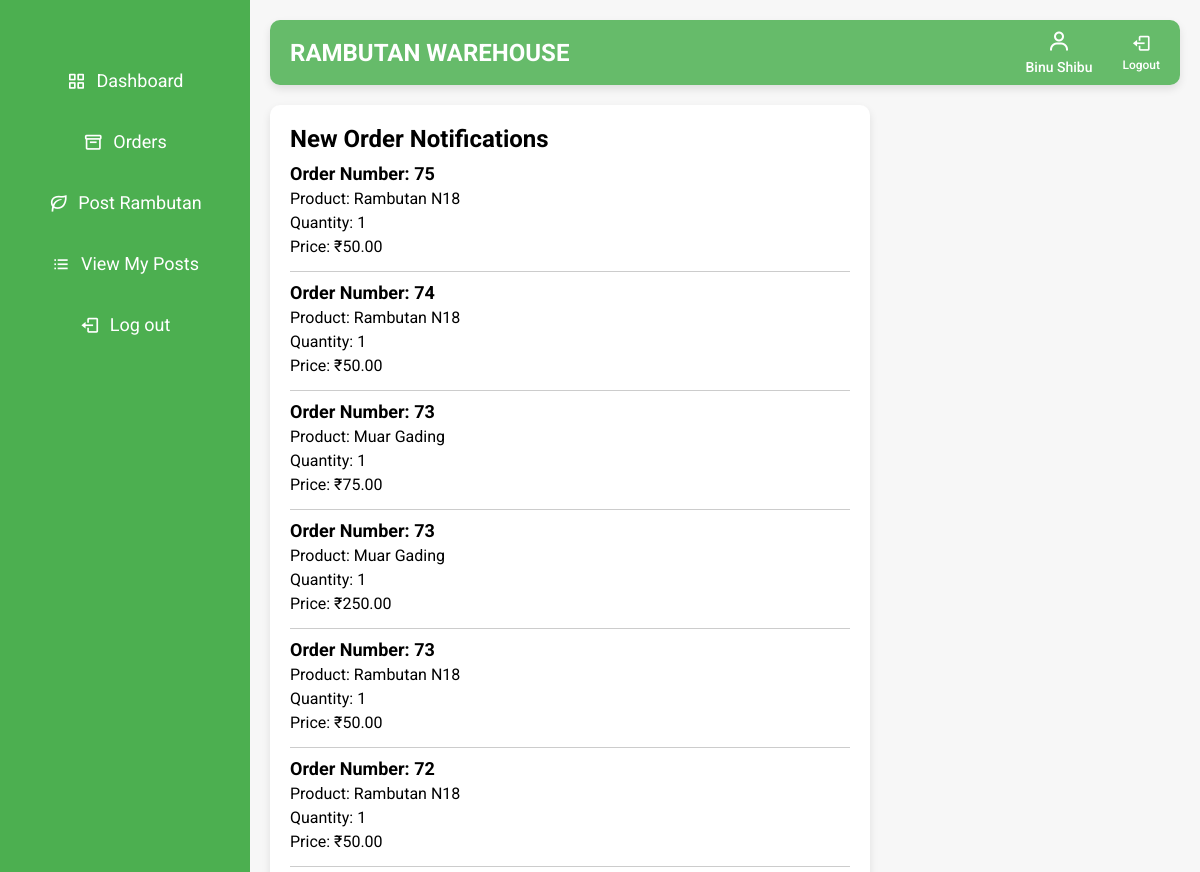
/notifications/ (signed in, upper part), run on an earlier commit of the app's database.
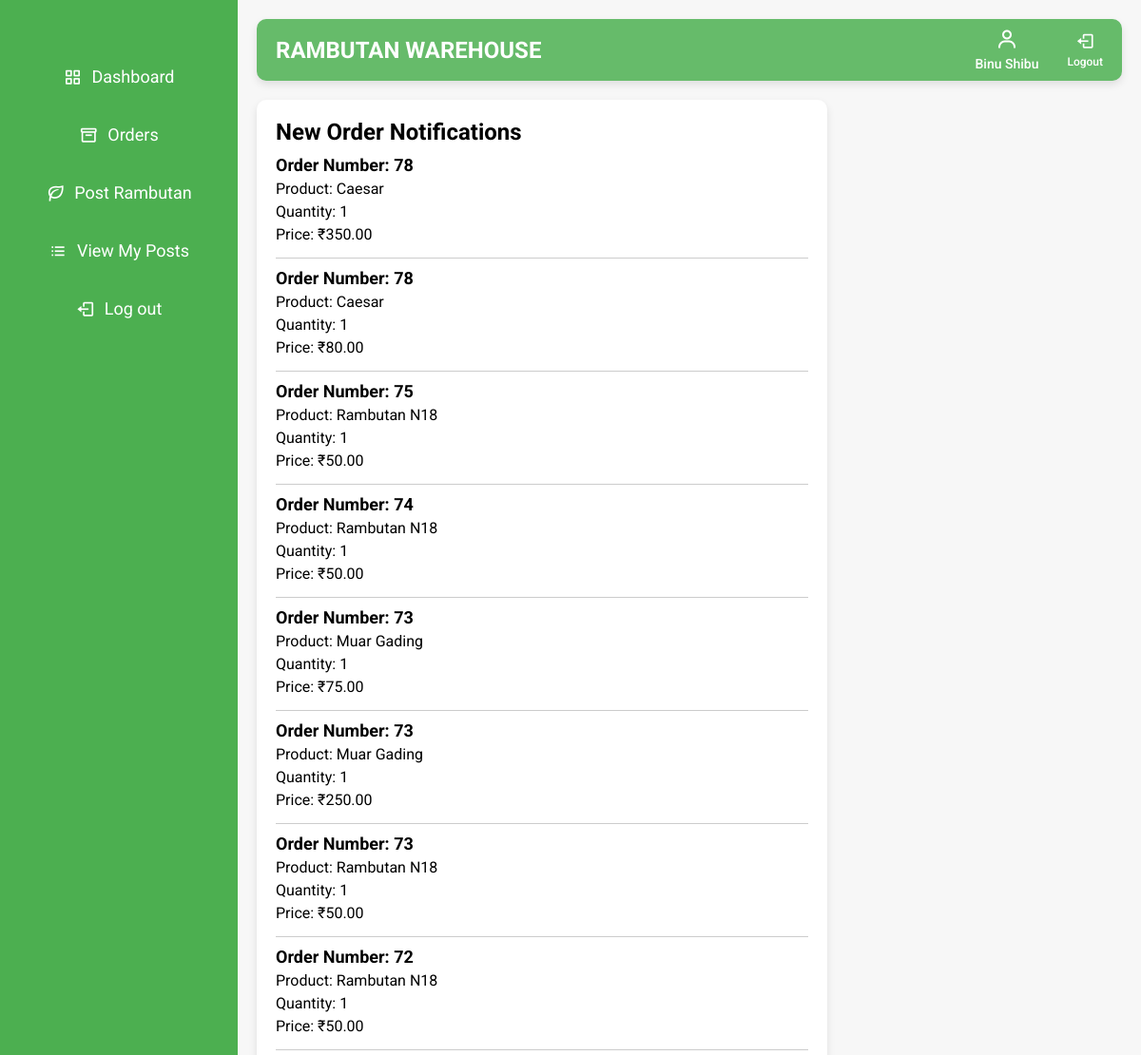
And on a later commit of the database.
### warehouse/models.py (models this page shows, shortened)
class OrderNotification(models.Model):
    farmer = models.ForeignKey(settings.AUTH_USER_MODEL, on_delete=models.CASCADE)
    order_number = models.CharField(max_length=50)
    item_name = models.CharField(max_length=255)
    quantity = models.IntegerField()
    price = models.DecimalField(max_digits=10, decimal_places=2)
    created_at = models.DateTimeField(auto_now_add=True)

### warehouse/views.py (the view)
# urls.py: path('notifications/',views.order_notifications, name='order_notifications'),
@login_required
@cache_control(no_cache=True, must_revalidate=True, no_store=True)
def order_notifications(request):
    notifications = OrderNotification.objects.all().order_by('-created_at')
    return render(request, 'order_notifications.html', {'notifications': notifications})

### warehouse/templates/order_notifications.html (shortened to what this page needs)
{% load static %}
<!DOCTYPE html>
<html lang="en">
<head>
  <link href="https://unpkg.com/boxicons@2.0.7/css/boxicons.min.css" rel="stylesheet">
  <link href="https://cdn.jsdelivr.net/npm/sweetalert2@11/dist/sweetalert2.min.css" rel="stylesheet">
</head>
<body>
<div class="sidebar">
    <ul class="nav-links">
      <li>
        <a href="{% url 'farmer_dashboard' %}" >
          <i class='bx bx-grid-alt'></i>
          <span class="links_name">Dashboard</span>
        </a>
      </li>
      <li>
        <a href="{% url 'farmer_orders' %}">
          <i class='bx bx-box'></i>
          <span class="links_name">Orders</span>
        </a>
      </li>
      <li>
        <a href="{% url 'post_rambutan' %}">
          <i class='bx bx-leaf'></i>
          <span class="links_name">Post Rambutan</span>
        </a>
      </li>
      <li>
        <a href="{% url 'view_posts' %}">
          <i class='bx bx-list-ul'></i>
          <span class="links_name">View My Posts</span>
        </a>
      </li>
      <li class="log_out">
        <a href="{% url 'logout' %}">
          <i class='bx bx-log-out'></i>
          <span class="links_name">Log out</span>
        </a>
      </li>
    </ul>
  </div>
    <section class="home-section">
        <nav class="top-navbar">
            <div class="logo">
                <span class="logo-text">Rambutan Warehouse</span>
            </div>
            <ul class="nav-icons">
                <li class="user-profile">
                    <a href="#">
                    <i class='bx bx-user'></i>
                    <span class="icon-name">{{ user.name }}</span>
                    </a>
                </li>
                <li>
                    <a href="{% url 'logout' %}">
                        <i class='bx bx-log-out'></i>
                        <span class="icon-name">Logout</span>
                    </a>
                </li>
            </ul>
        </nav>
        <div class="notification-container">
            <h1>New Order Notifications</h1>
            {% for notification in notifications %}
                <div class="notification">
                    <h3>Order Number: {{ notification.order_number }}</h3>
                    <p>Product: {{ notification.item_name }}</p>
                    <p>Quantity: {{ notification.quantity }}</p>
                    <p>Price: ₹{{ notification.price }}</p>
                </div>
            {% empty %}
                <p>No new notifications.</p>
            {% endfor %}
        </div>
    </section>
</body>
</html>

What changed in the data, as far as the page shows it:
added OrderNotification: order_number "78", item_name "Caesar", quantity "1", price "350.00"
added OrderNotification: order_number "78", item_name "Caesar", quantity "1", price "80.00"
